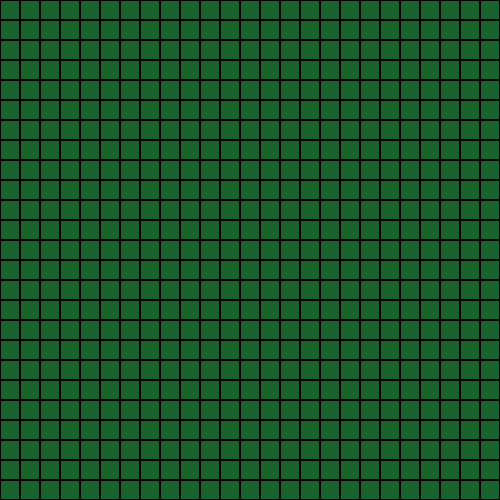
Frame 1 (no input)
Frame 60 (the mouse pressed at the canvas centre just before this capture): identical to frame 1, image omitted
Frame 120 (the mouse held since frame 60 and released just before this capture): identical to frame 1, image omitted

The Processing sketch that drew this single still picture (run headless with seeded random() and noise(); from frame 60 on, the mouse is pressed at the canvas centre):

// Processing sketch: processing_162903
// ── processing_162903.pde

void setup()
{
  size(500, 500);
}
  
void draw()
{
  for (int x = 0; x < width; x += 20)
  {
      float cx = x + 20;
    for (int y = 0; y < height; y += 20) 
    {
      float cy = y + 20;   
      int c = 255;
      fill(25,100,45);
      rect(x,y,20-1,20-1); 
    }
  }
}
